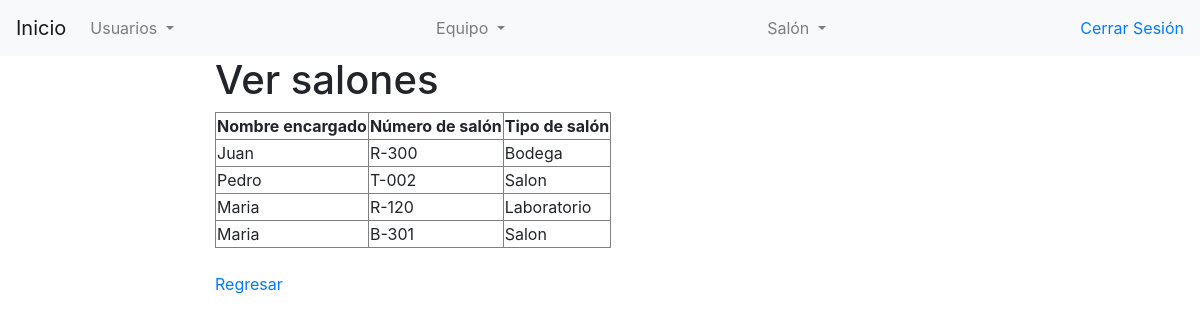
Screenshot of /salon/gestion_salon.php (signed in) with the database file from the repository.
### tables this page shows
CREATE TABLE gestion (
    Gestion_id INT NOT NULL AUTO_INCREMENT,
    Usuario_id INT NOT NULL,
    Salon_id INT NOT NULL,
    PRIMARY KEY (Gestion_id),
    FOREIGN KEY (Usuario_id) REFERENCES usuario (Usuario_id) ON DELETE CASCADE,
    FOREIGN KEY (Salon_id) REFERENCES salon (Salon_id) ON UPDATE CASCADE
);

CREATE TABLE usuario (
    Usuario_id INT NOT NULL AUTO_INCREMENT,
    Tipo_Cargo CHAR(50) NOT NULL ,
    Matricula CHAR(50) UNIQUE NOT NULL,
    Nombre CHAR(120) NOT NULL,
    ApellidoP CHAR(120) NOT NULL,
    ApellidoM CHAR(120) NOT NULL,
    Contrasenia CHAR(120) NOT NULL,
    PRIMARY KEY (Usuario_id)
);

CREATE TABLE salon (
    Salon_id INT NOT NULL AUTO_INCREMENT,
    Tipo_Salon CHAR(50) NOT NULL,
    Num_Salon CHAR(50) UNIQUE NOT NULL,
    PRIMARY KEY (Salon_id)
);

### impl/daoSalonImpl.php (called while the page is built, shortened)
<?php
require_once("../entidades/Gestion.php");
class daoSalonImpl implements daoSalon {
    private $conexion;
    public function __construct($host, $usuario, $contrasena, $base_de_datos) {
        $this->conexion = new mysqli($host, $usuario, $contrasena, $base_de_datos);
    }
    public function getTodosSalones() {
        $salones = array();
        $query = "SELECT gestion.Gestion_id, usuario.Nombre, salon.Num_salon, salon.Tipo_Salon from usuario join gestion on usuario.Usuario_id=gestion.Usuario_id join salon on salon.Salon_id=gestion.Salon_id;";
        $result = $this->conexion->query($query);
        if ($result) {
            while ($row = $result->fetch_assoc()) {
                $salones[] = new gestion(
                    $row['Gestion_id'],
                    $row['Nombre'],
                    $row['Num_salon'],
                    $row['Tipo_Salon']);
            }
        }
        return $salones;
    }
}
?>

### entidades/Gestion.php (called while the page is built, shortened)
<?php
class Gestion {
    private $nombre;
    private $numSalon;
    private $tipoSalon;
    public function __construct($gestionId ,$nombre, $numSalon, $tipoSalon) {
        $this->nombre = $nombre;
        $this->numSalon = $numSalon;
        $this->tipoSalon = $tipoSalon;
    }
    public function getNombre() {
        return $this->nombre;
    }
    public function getNumSalon() {
        return $this->numSalon;
    }
    public function getTipoSalon() {
        return $this->tipoSalon;
    }
}
?>

### salon/gestion_salon.php (the view, shortened to what this page needs)
<!DOCTYPE html>
<html lang="en">
<head>
    <link rel="stylesheet" href="https://cdnjs.cloudflare.com/ajax/libs/animate.css/4.1.1/animate.min.css"/>
    <link rel="stylesheet" href="https://cdn.jsdelivr.net/npm/bootstrap@4.0.0/dist/css/bootstrap.min.css">
</head>
<body>
    <nav class="navbar navbar-expand-lg navbar-light bg-light">
        <a class="navbar-brand" href="../index.php">Inicio</a>
        <div class="collapse navbar-collapse" id="navbarSupportedContent">
            <ul class="navbar-nav mr-auto">
                <li class="nav-item dropdown">
                    <a class="nav-link dropdown-toggle" href="#" id="navbarDropdown" role="button" data-toggle="dropdown" aria-haspopup="true" aria-expanded="false">
                    Usuarios
                    </a>
                </li>
            </ul>
        </div>
        <div class="collapse navbar-collapse" id="navbarSupportedContent">
            <ul class="navbar-nav mr-auto">
                <li class="nav-item dropdown">
                    <a class="nav-link dropdown-toggle" href="#" id="navbarDropdown" role="button" data-toggle="dropdown" aria-haspopup="true" aria-expanded="false">
                    Equipo
                    </a>
                </li>
            </ul>
        </div>
        <div class="collapse navbar-collapse" id="navbarSupportedContent">
            <ul class="navbar-nav mr-auto">
                <li class="nav-item dropdown">
                    <a class="nav-link dropdown-toggle" href="#" id="navbarDropdown" role="button" data-toggle="dropdown" aria-haspopup="true" aria-expanded="false">
                    Salón
                    </a>
                </li>
            </ul>
        </div>
        <a href="../cerrar_sesion.php">Cerrar Sesión</a>
    </nav>
    <div class="container-fluid text-center">
        <div class="row content">
            <div class="col-sm-2 sidenav">
            </div>
            <div class="col-sm-8 text-left">
                <h1 class="animate__animated animate__bounce">Ver salones</h1>
                <?php
                require_once('../entidades/Gestion.php');
                require_once('../impl/daoSalonImpl.php');
                $salonDAO = new daoSalonImpl("localhost", "root", "", "InventarioLab");
                $salones = $salonDAO->getTodosSalones();
                ?>
                    <?php
                        if (!empty($salones)) {
                            echo '<table border="1">';
                            echo '<tr><th>Nombre encargado</th><th>Número de salón</th><th>Tipo de salón</th></tr>';
                            foreach ($salones as $salones) {
                                echo '<tr>';
                                echo '<td>' . $salones->getNombre() . '</td>';
                                echo '<td>' . $salones->getNumSalon() . '</td>';
                                echo '<td>' . $salones->getTipoSalon() . '</td>';
                                echo '</tr>';
                            }
                            echo '</table>';
                        } else {
                            echo '<p>No se encontraron salones en la base de datos.</p>';
                        }
                    ?>
                <br>
                <a href=../flujo_ventanas.php>Regresar</a>
            </div>
            <div class="col-sm-2 sidenav">
            </div>
        </div>
    </div>
</body>
</html>

### rows the page displays
gestion: Usuario.Nombre "Juan", Salon.Num_Salon "R-300", Salon.Tipo_Salon "Bodega"
gestion: Usuario.Nombre "Pedro", Salon.Num_Salon "T-002", Salon.Tipo_Salon "Salon"
gestion: Usuario.Nombre "Maria", Salon.Num_Salon "R-120", Salon.Tipo_Salon "Laboratorio"
gestion: Usuario.Nombre "Maria", Salon.Num_Salon "B-301", Salon.Tipo_Salon "Salon"
